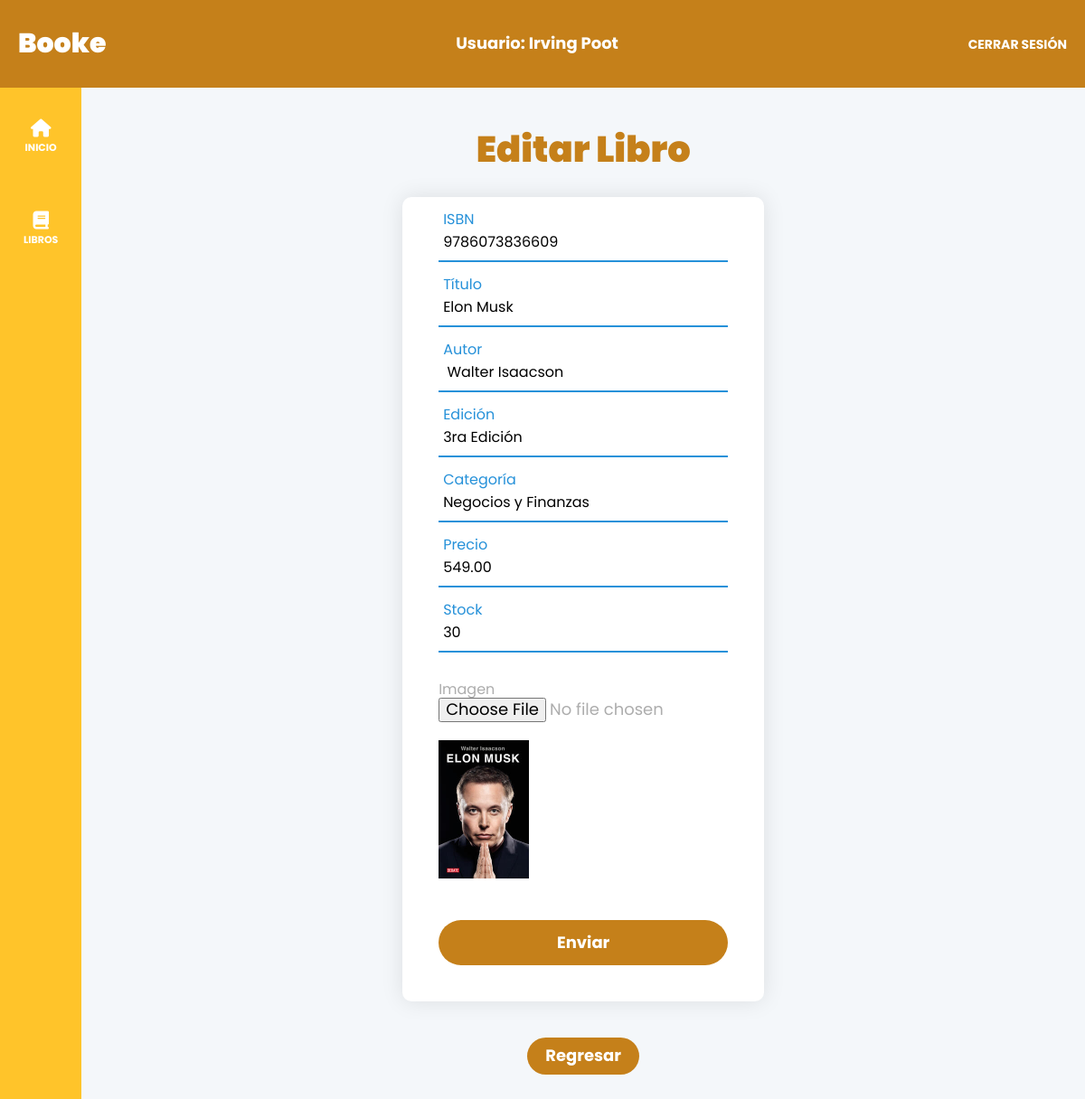
Page /editar.php?id=20 (signed in) on the committed database.
### tables this page shows
CREATE TABLE `books` (
  `id` int(11) NOT NULL,
  `bookIsbn` varchar(45) DEFAULT NULL,
  `bookTitle` varchar(45) DEFAULT NULL,
  `bookAuthor` varchar(45) DEFAULT NULL,
  `bookEdition` varchar(45) DEFAULT NULL,
  `bookCategory` varchar(45) DEFAULT NULL,
  `bookStock` int(11) DEFAULT NULL,
  `imagen` varchar(45) DEFAULT NULL,
  `bookPrice` decimal(10,2) DEFAULT NULL
);

### models/ActiveRecord.php (called while the page is built, shortened)
<?php
class ActiveRecord{
    protected static $db;
    protected static $nombreTabla = "";
    public static function all(){
        $query = "SELECT * FROM " . static::$nombreTabla;
        $resultado = self::consultarSQL($query);
        return $resultado;
    }
    public static function find($id){
        $query = "SELECT * FROM " . static::$nombreTabla . " WHERE id={$id}";
        $resultado = self::consultarSQL($query);
        return array_shift($resultado);
    }
    public static function setDB($database){
        self::$db = $database;
    }
    public static function consultarSQL($query){
        $resultado = self::$db->query($query);
        $array = [];
        while($registro = $resultado->fetch_assoc()){
            $array[] = static::crearObjetos($registro);
        }
        return $array;
    }
    public static function crearObjetos($registro){
        $objeto = new static();
        foreach($registro as $key => $value){
            if(property_exists($objeto, $key)){
                $objeto->$key = $value;
            }
        }
        return $objeto;
    }
}

### controllers/BookController/buscarLibro.php (called while the page is built, shortened)
<?php
function buscarLibro($id)
{
    $libros = LibroModel::find($id);
    return $libros;
}

### controllers/BookController/obtenerLibros.php (called while the page is built, shortened)
<?php
function obtenerCategorias()
{
    $libros = LibroModel::all();
    $nombresCategorias = array_column($libros, 'bookCategory');
    $categoriasUnicas = array_unique($nombresCategorias);
    return $categoriasUnicas;
}

### editar.php (the view, shortened to what this page needs)
<?php
include __DIR__ . "/template/header-admin.php";
?>
<div class="dashboard__grid">
    <?php
    include_once __DIR__ . '/template/sidebar-admin.php';
    ?>
    <main class="dashboard__contenido">
        <section class="crear">
            <h1 class="crear__titulo">Editar Libro</h1>
            <div class="crear__contenedor">
                <?php
                    require_once __DIR__ . '/controllers/BookController/buscarLibro.php';
                    $libro = buscarLibro($_GET['id']);
                ?>
                <form id="libro-editar-form" class="formulario-crear" method="POST" action="./controllers/BookController/editarLibro.php" enctype="multipart/form-data">
                    <div class="formulario-crear__campo">
                        <input class="formulario-crear__input" name="bookIsbn" type="text" value="<?= $libro->bookIsbn?>">
                        <label class="formulario-crear__label">ISBN</label>
                    </div>
                    <div class="formulario-crear__campo">
                        <input class="formulario-crear__input" name="bookTitle" type="text" value="<?= $libro->bookTitle?>">
                        <label class="formulario-crear__label">Título</label>
                    </div>
                    <div class="formulario-crear__campo">
                        <input class="formulario-crear__input" name="bookAuthor" type="text" value="<?= $libro->bookAuthor?>">
                        <label class="formulario-crear__label">Autor</label>
                    </div>
                    <div class="formulario-crear__campo">
                        <input class="formulario-crear__input" name="bookEdition" type="text" value="<?= $libro->bookEdition?>">
                        <label class="formulario-crear__label">Edición</label>
                    </div>
                    <div class="formulario-crear__campo">
                        <input class="formulario-crear__input" name="bookCategory" type="text" value="<?= $libro->bookCategory?>">
                        <label class="formulario-crear__label">Categoría</label>
                    </div>
                    <div class="formulario-crear__campo">
                        <input class="formulario-crear__input" name="bookPrice" type="number" value="<?= $libro->bookPrice?>">
                        <label class="formulario-crear__label">Precio</label>
                    </div>
                    <div class="formulario-crear__campo">
                        <input class="formulario-crear__input" name="bookStock" type="number" value="<?= $libro->bookStock?>">
                        <label class="formulario-crear__label">Stock</label>
                    </div>
                    <div class="formulario-crear__imagen">
                        <label class="formulario-crear__label--imagen">Imagen</label>
                        <br>
                        <input class="formulario-crear__input--imagen" type="file" name="bookImage" accept="image/*"  alt="">
                        <?php if($libro->imagen){ ?>
                            <img class="img-small" src="./build/imagenes/<?php echo $libro->imagen ?>">
                        <?php } ?>
                    </div>
                    <br>
                    <br>
                    <input type="submit" value="Enviar" class="formulario-crear__input--submit" id="submitLibro">
                </form>
            </div>
            <a class="crear__regresar" href="librosAdmin.php">Regresar</a>
        </section>
    </main>
</div>
<?php
include __DIR__ . "/template/footer-admin.php";
?>

### build/css/app.css (style rules this page uses)
html { line-height: 1.15; -webkit-text-size-adjust: 100%; }
body { margin: 0; }
main { display: block; }
h1 { font-size: 2em; margin: 0.67em 0; }
a { background-color: transparent; }
img { border-style: none; }
button, input, optgroup, select, textarea { font-family: inherit; font-size: 100%; line-height: 1.15; margin: 0; }
button, input { overflow: visible; }
button, [type=button], [type=reset], [type=submit] { -webkit-appearance: button; }
html { font-size: 62.5%; box-sizing: border-box; height: 100%; }
*, *:before, *:after { box-sizing: inherit; }
body { font-family: "Poppins", sans-serif; font-size: 1.8rem; }
a { text-decoration: none; }
img { width: 100%; height: auto; }
.img-small { width: 10rem; margin-top: 2rem; }
h1, h2, h3 { font-family: "Poppins", sans-serif; font-weight: 900; margin: 2rem 0; }
h1 { font-size: 4rem; }
main { color: #1a1b15; font-family: "Poppins", sans-serif; height: 100%; }
.dashboard { height: 100%; display: flex; flex-direction: column; background-color: #f4f7fa; }
.dashboard__grid { display: flex; flex: 1; }
.dashboard__contenido { padding: 1rem 1rem 3rem 1rem; width: 100%; overflow-y: auto; }
@media (min-width: 768px) { .dashboard__contenido { padding: 1rem 5rem 3rem 5rem; } }
.crear { display: flex; flex-direction: column; justify-content: center; align-items: center; font-family: "Poppins", sans-serif; }
.crear__contenedor { max-width: 40rem; background: #FFFFFF; border-radius: 1rem; box-shadow: 0rem 0rem 2.5rem rgba(0, 0, 0, 0.1); }
@media (min-width: 768px) { .crear__contenedor { width: 40rem; } }
.crear__titulo { color: #C5801A; text-align: center; padding: 1.5rem; margin-bottom: 1.5rem; }
.crear__regresar { border: 0px solid #e9f4fb; background: #C5801A; border-radius: 2.5rem; font-size: 1.8rem; color: #FFFFFF; font-weight: 700; text-decoration: none; padding: 1rem 2rem; transition: 0.5s; margin-top: 40px; margin-bottom: 40px; }
.formulario-crear { padding: 0 4rem; box-sizing: border-box; }
.formulario-crear__campo { position: relative; border-bottom: 0.2rem solid #adadad; margin: 3rem 0; }
.formulario-crear__campo input:focus ~ label, .formulario-crear__campo input:valid ~ label { top: -0.5rem; color: #2691d9; }
.formulario-crear__input { width: 100%; padding: 0 0.5rem; height: 4rem; font-size: 1.6rem; border: none; background: none; outline: none; }
.formulario-crear__input--submit { width: 100%; height: 5rem; border: 0px solid #e9f4fb; background: #C5801A; border-radius: 2.5rem; font-size: 1.8rem; color: #FFFFFF; font-weight: 700; cursor: pointer; outline: none; transition: 0.5s; margin-bottom: 40px; }
.formulario-crear__input--imagen { left: 0; top: 0; width: 100%; height: 100%; cursor: pointer; color: #adadad; }
.formulario-crear__label { position: absolute; top: 50%; left: 0.5rem; color: #adadad; transform: translateY(-50%); font-size: 1.6rem; pointer-events: none; transition: 0.5s; }
.formulario-crear__label--imagen { text-align: center; font-family: "Poppins", sans-serif; color: #adadad; font-size: 1.6rem; margin-bottom: 4rem; }

### rows in the picture
books: bookIsbn "9786073836609", bookTitle "Elon Musk", bookAuthor "Walter Isaacson", bookEdition "3ra Edición", bookCategory "Negocios y Finanzas", bookPrice "549.00", bookStock "30", imagen (picture)

### other values in the picture
$_SESSION["name"] "Irving Poot"
